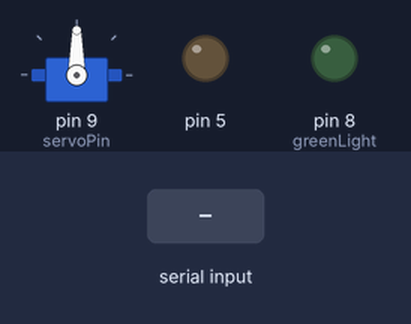
Bench run of a sketch on a simulated Arduino Uno, built with avr-gcc and run on an emulated ATmega328P. On the bench: servo, output pins drawn as LEDs (lit = HIGH). Inputs (shaded band) come from the test bench.

Above: at 1.2 s.
1.3 s: "activate\n" received over Serial
At 2.4 s:
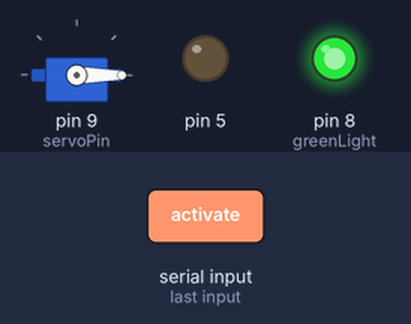
2.8 s: "activate\n" received over Serial
At 6.7 s:
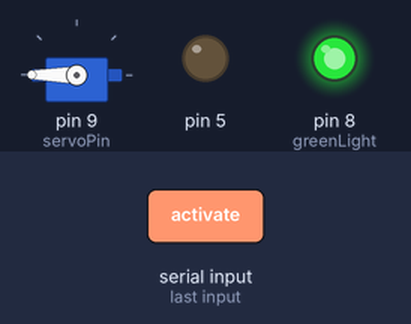
At 9.7 s:
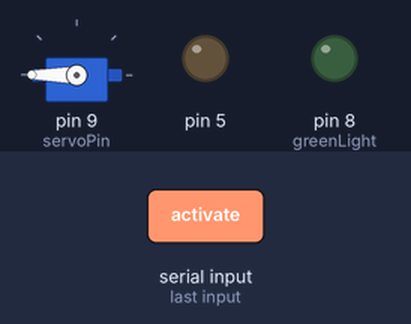
Timing chart, 0 to 11.2 s (numbered marks = the images above; inputs shaded):
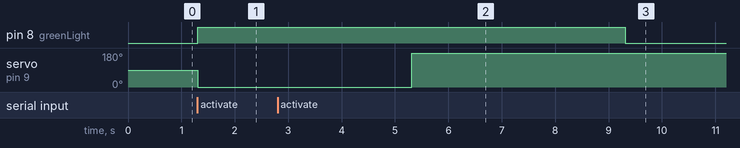

The sketch:

smartlock_arduino_code.ino
```cpp
#include <Servo.h>

#define greenLight 8
#define redLight 10
#define servoPin 9
#define lockedPosition 180
#define unlockedPosition 0

Servo servo; //initate servo object
bool locked = true;

void setup() {
  // put your setup code here, to run once:
  Serial.begin (9600);
  pinMode(greenLight,OUTPUT);
  pinMode(5,OUTPUT);
  pinMode(servoPin,OUTPUT);
  servo.attach(servoPin);
  digitalWrite(redLight, LOW);
  digitalWrite(greenLight, LOW);


}

void loop() {
  if(Serial.available()>0){
    String command = Serial.readStringUntil('\n');
//    command.trim();
    if(command=="activate"){ //activate the lock
      if(locked){
        servo.write(unlockedPosition);
        locked=false;
        digitalWrite(greenLight, HIGH);
        delay(4000);
        digitalWrite(greenLight, LOW);
      } else {
        servo.write(lockedPosition);
        locked=true;
        digitalWrite(greenLight, HIGH);
        delay(4000);
        digitalWrite(greenLight, LOW);
      }
    } else { //warn that no access to lock granted
        digitalWrite(redLight, HIGH);
        delay(4000);
        digitalWrite(redLight, LOW);

    }
  }


}
```

Measured:
- after the input at 1.3 s, pin 8 (greenLight): LOW → HIGH at once; servo on pin 9 (servoPin): 90° → 0° at once
- after the input at 2.8 s, pin 8 (greenLight): HIGH → LOW after 6.5 s instead of 2.5 s; servo on pin 9 (servoPin): 0° → 180° after 2.5 s
